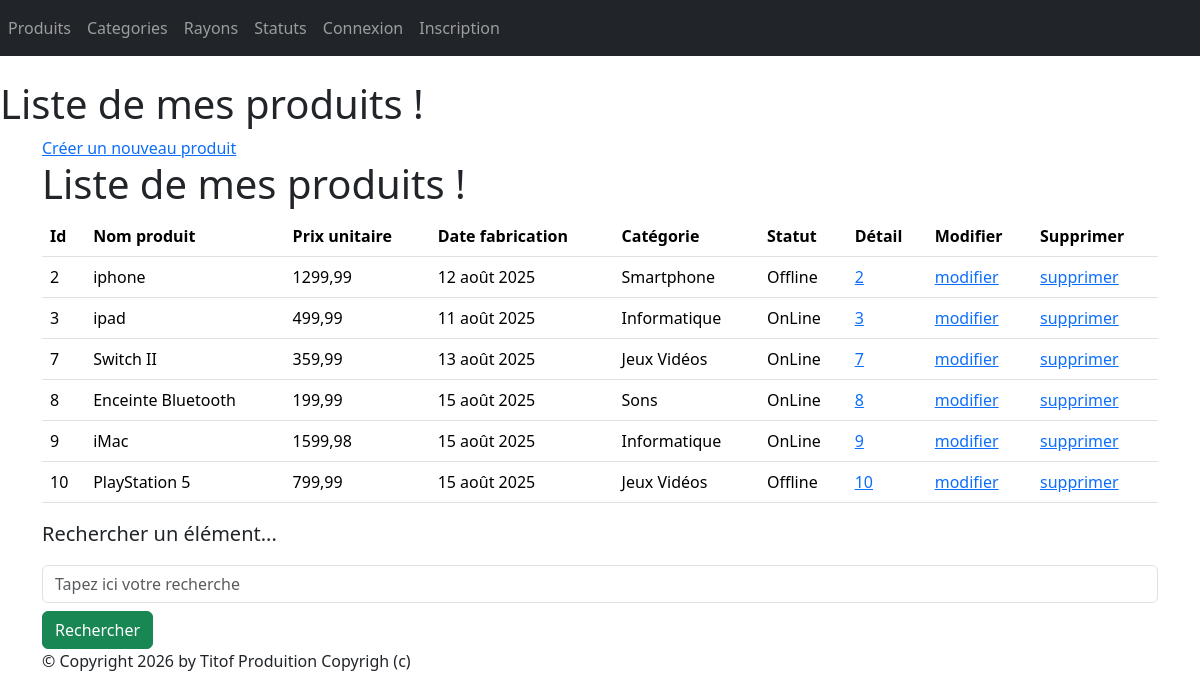
Screenshot of /monApp/produits/ with the database file from the repository.
### monApp/models.py (models this page shows, shortened)
class Produit(models.Model):
    refProd = models.AutoField(primary_key=True)
    intituleProd = models.CharField(max_length=200)
    prixUnitaireProd = models.DecimalField(max_digits=10, decimal_places=2)
    dateFabProd = models.DateField(default=date.today)
    categorie = models.ForeignKey(Categorie, on_delete=models.CASCADE, related_name="produit_categorie", null=True, blank=True)
    statut = models.ForeignKey(Statut, on_delete=models.CASCADE, related_name="produit_statut",null=True, blank=True)

class Categorie(models.Model):
    idCat = models.AutoField(primary_key=True)
    nomCat = models.CharField(max_length=100)
    def __str__(self):
        return self.nomCat

class Statut(models.Model):
    idStatut = models.AutoField(primary_key=True)
    libelleStatut = models.CharField(max_length=100)
    def __str__(self):
        return self.libelleStatut

### monApp/views.py (the view)
# urls.py: path('produits/',views.ProduitListView.as_view(),name='listProduits'),
class ProduitListView(ListView):
    model = Produit
    template_name = "monApp/list_produits.html"
    context_object_name = "produits"
    def get_queryset(self):
        queryset = Produit.objects.select_related('categorie').select_related('statut')
        query = self.request.GET.get('search')
        if query:
            queryset = queryset.filter(intituleProd__icontains=query)
        return queryset
    def get_context_data(self, **kwargs):
        context = super(ProduitListView, self).get_context_data(**kwargs)
        context['titremenu'] = "Liste de mes produits !"
        return context

### monApp/templates/monApp/list_produits.html
{% extends 'monApp/base.html' %}
{% block menu %}
<h1>Liste de mes produits !</h1>
{% endblock %}
{% block contenu %}
    <a href="{% url 'creationProduit' %}">Créer un nouveau produit</a>
    <h1>{{ titremenu }}</h1>
    <table class="table">
        <thead>
            <th>Id</th>
            <th>Nom produit</th>
            <th>Prix unitaire</th>
            <th>Date fabrication</th>
            <th>Catégorie</th>
            <th>Statut</th>
            <th>Détail</th>
            <th>Modifier</th>
            <th>Supprimer</th>
        </thead>
        <tbody>
            {% for prdt in produits %}
                <tr>
                    <td>{{ prdt.refProd }} </td>
                    <td>{{ prdt.intituleProd }} </td>
                    <td>{{ prdt.prixUnitaireProd }} </td>
                    <td>{{ prdt.dateFabProd }} </td>
                    <td>{{ prdt.categorie }} </td>
                    <td>{{ prdt.statut }} </td>
                    <td><a href="{% url 'detailProduit' prdt.refProd %}">{{ prdt.refProd }}</a></td>
                    <td><a href="{% url 'modificationProduit' prdt.refProd %}">modifier</a></td>
                    <td><a href="{% url 'suppressionProduit' prdt.refProd %}">supprimer</a></td>
                </tr>
            {% endfor %}
        </tbody>
    </table>
    <p class="lead mb-3 ml-0">Rechercher un élément...</p>
    <form method="GET" action="">
        <input class="form-control" type="text" name="search"
               placeholder="Tapez ici votre recherche"
               value="{{ request.GET.search }}">
        <button type="submit" class="btn btn-success mt-2">Rechercher</button>
    </form>
{% endblock %}

### static/css/styles.css (style rules this page uses)
h1 { color: red ; }

### rows the page displays
Produit: refProd "2", intituleProd "iphone", prixUnitaireProd "1299,99", dateFabProd "12 août 2025", categorie "Smartphone", statut "Offline"
Produit: refProd "3", intituleProd "ipad", prixUnitaireProd "499,99", dateFabProd "11 août 2025", categorie "Informatique", statut "OnLine"
Produit: refProd "7", intituleProd "Switch II", prixUnitaireProd "359,99", dateFabProd "13 août 2025", categorie "Jeux Vidéos", statut "OnLine"
Produit: refProd "8", intituleProd "Enceinte Bluetooth", prixUnitaireProd "199,99", dateFabProd "15 août 2025", categorie "Sons", statut "OnLine"
Produit: refProd "9", intituleProd "iMac", prixUnitaireProd "1599,98", dateFabProd "15 août 2025", categorie "Informatique", statut "OnLine"
Produit: refProd "10", intituleProd "PlayStation 5", prixUnitaireProd "799,99", dateFabProd "15 août 2025", categorie "Jeux Vidéos", statut "Offline"

### other values shown
{{ titremenu }} "Liste de mes produits !"
